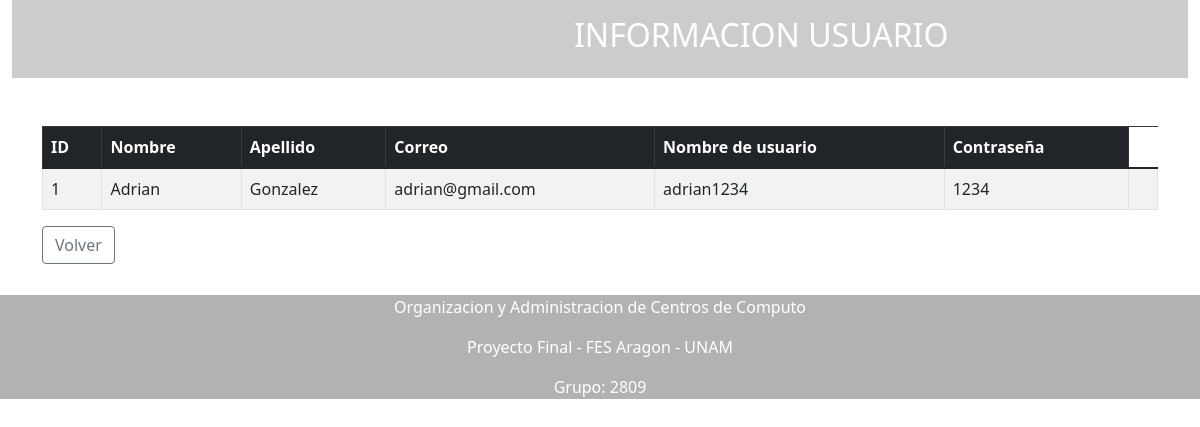
Page /vista_leer.php?id=1 on the committed database.
### tables this page shows
CREATE TABLE `usuarios` (
  `id` int(10) NOT NULL,
  `nombre` varchar(100) NOT NULL,
  `apellido` varchar(50) NOT NULL,
  `correo` varchar(50) NOT NULL,
  `usuario` varchar(20) NOT NULL,
  `contrasena` varchar(20) NOT NULL
);

### vista_leer.php (the view)
<?php
include_once "cabecera.php";
$mysqli = include_once "conexion.php";
$id = $_GET["id"];
$query = $mysqli->prepare("SELECT id, nombre, apellido, correo, usuario, contrasena FROM usuarios WHERE id = ?");
$query->bind_param("i", $id);
$query->execute();
$resultado = $query->get_result();
?>
<head>
    <link href="assets/Recursos/estiloListar.css" rel="stylesheet" type="text/css">
</head>
<body>
    <header>
        <nav class="navbar">
            <div class="container-fluid">
                <span class="navbar-text " >
                    <h2 class="text-white" >INFORMACION USUARIO</h2>
                </span>
            </div>
        </nav>
    </header>
<div class="justify-contet-center">
    <div class="container-md"><br><br>
        <table class="table table-bordered table-striped">
            <thead class="table-dark">
                <tr>
                    <th>ID</th>
                    <th>Nombre</th>
                    <th>Apellido</th>
                    <th>Correo</th>
                    <th>Nombre de usuario</th>
                    <th>Contraseña</th>
                </tr>
            </thead>
            <tbody>
                <?php
                foreach ($resultado as $usuario) { ?>
                    <tr>
                        <td><?php echo $usuario["id"] ?></td>
                        <td><?php echo $usuario["nombre"] ?></td>
                        <td><?php echo $usuario["apellido"] ?></td>
                        <td><?php echo $usuario["correo"] ?></td>
                        <td><?php echo $usuario["usuario"] ?></td>
                        <td><?php echo $usuario["contrasena"] ?></td>
                        <td class="aline-center">
                    </tr>
                <?php } ?>
            </tbody>
        </table>
        <div class="form-group">
            <a class="btn btn-md btn-outline-secondary" href="listar.php">Volver</a>
        </div>
    </div>
</div>
<?php include_once "piePagina.php" ?>

### assets/Recursos/estiloListar.css (style rules this page uses)
body { background-image: url('imagenes/BG6.jpg'); background-size: cover; background-repeat: no-repeat; }
.navbar { backdrop-filter: blur(10px); background-color: rgba(0, 0, 0, 0.2); padding-left: 550px; }

### rows in the picture
usuarios: id "1", nombre "Adrian", apellido "Gonzalez", correo "adrian@gmail.com", usuario "adrian1234", contrasena "1234"
